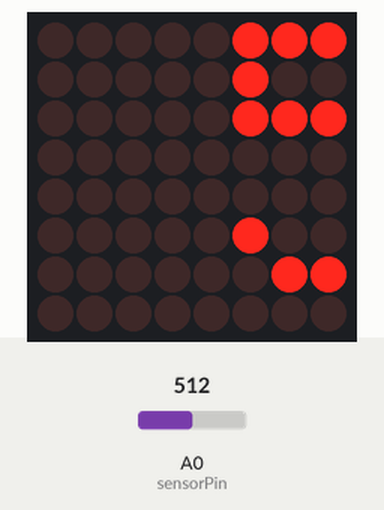
The sketch below on a simulated Arduino Uno, built with avr-gcc and run on an emulated ATmega328P. Parts: 8×8 LED matrix. The test bench sets the inputs (shaded band); at power-on: A0 (sensorPin) = 512.

Above: at 5.6 s.
5.7 s: A0 (sensorPin) set to 716
At 9.26 s:
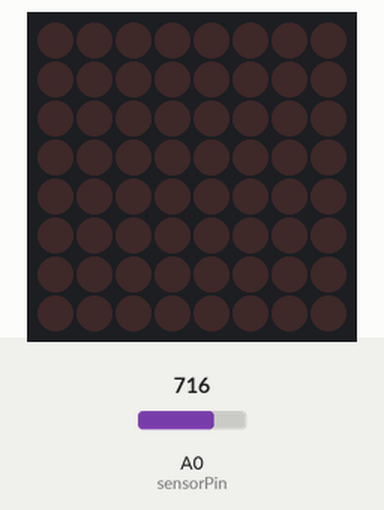
11.0 s: A0 (sensorPin) set to 900
At 11.17 s:
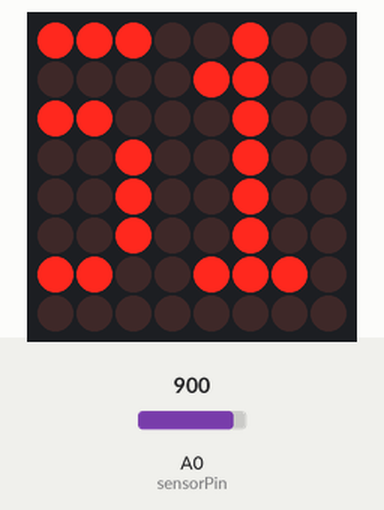
16.3 s: A0 (sensorPin) set to 1023
At 16.41 s:
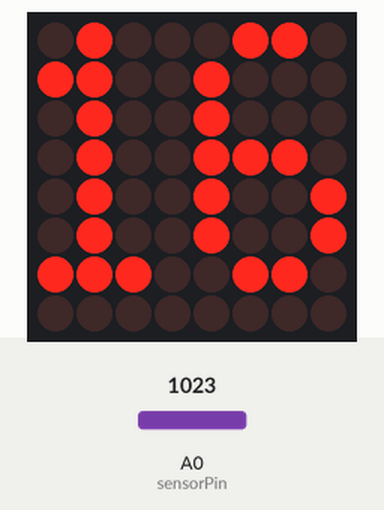
21.6 s: A0 (sensorPin) set to 306
26.9 s: A0 (sensorPin) set to 122
32.2 s: A0 (sensorPin) set to 511
At 37.56 s:
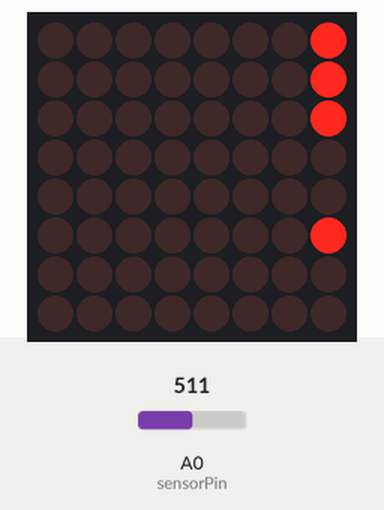

The sketch:

temperature-display.ino
```cpp
#include <MaxMatrix.h>
#include <avr/pgmspace.h>

const unsigned char CH[] PROGMEM = {
3, 8, B00000000, B00000000, B00000000, B00000000, B00000000, // space
1, 8, B01011111, B00000000, B00000000, B00000000, B00000000, // !
3, 8, B00000011, B00000000, B00000011, B00000000, B00000000, // "
5, 8, B00010100, B00111110, B00010100, B00111110, B00010100, // #
4, 8, B00100100, B01101010, B00101011, B00010010, B00000000, // $
5, 8, B01100011, B00010011, B00001000, B01100100, B01100011, // %
5, 8, B00110110, B01001001, B01010110, B00100000, B01010000, // &
1, 8, B00000011, B00000000, B00000000, B00000000, B00000000, // '
3, 8, B00011100, B00100010, B01000001, B00000000, B00000000, // (
3, 8, B01000001, B00100010, B00011100, B00000000, B00000000, // )
5, 8, B00101000, B00011000, B00001110, B00011000, B00101000, // *
5, 8, B00001000, B00001000, B00111110, B00001000, B00001000, // +
2, 8, B10110000, B01110000, B00000000, B00000000, B00000000, // ,
4, 8, B00001000, B00001000, B00001000, B00001000, B00000000, // -
2, 8, B01100000, B01100000, B00000000, B00000000, B00000000, // .
4, 8, B01100000, B00011000, B00000110, B00000001, B00000000, // /
4, 8, B00111110, B01000001, B01000001, B00111110, B00000000, // 0
3, 8, B01000010, B01111111, B01000000, B00000000, B00000000, // 1
4, 8, B01100010, B01010001, B01001001, B01000110, B00000000, // 2
4, 8, B00100010, B01000001, B01001001, B00110110, B00000000, // 3
4, 8, B00011000, B00010100, B00010010, B01111111, B00000000, // 4
4, 8, B00100111, B01000101, B01000101, B00111001, B00000000, // 5
4, 8, B00111110, B01001001, B01001001, B00110000, B00000000, // 6
4, 8, B01100001, B00010001, B00001001, B00000111, B00000000, // 7
4, 8, B00110110, B01001001, B01001001, B00110110, B00000000, // 8
4, 8, B00000110, B01001001, B01001001, B00111110, B00000000, // 9
2, 8, B01010000, B00000000, B00000000, B00000000, B00000000, // :
2, 8, B10000000, B01010000, B00000000, B00000000, B00000000, // ;
3, 8, B00010000, B00101000, B01000100, B00000000, B00000000, // <
3, 8, B00010100, B00010100, B00010100, B00000000, B00000000, // =
3, 8, B01000100, B00101000, B00010000, B00000000, B00000000, // >
4, 8, B00000010, B01011001, B00001001, B00000110, B00000000, // ?
5, 8, B00111110, B01001001, B01010101, B01011101, B00001110, // @
4, 8, B01111110, B00010001, B00010001, B01111110, B00000000, // A
4, 8, B01111111, B01001001, B01001001, B00110110, B00000000, // B
4, 8, B00111110, B01000001, B01000001, B00100010, B00000000, // C
4, 8, B01111111, B01000001, B01000001, B00111110, B00000000, // D
4, 8, B01111111, B01001001, B01001001, B01000001, B00000000, // E
4, 8, B01111111, B00001001, B00001001, B00000001, B00000000, // F
4, 8, B00111110, B01000001, B01001001, B01111010, B00000000, // G
4, 8, B01111111, B00001000, B00001000, B01111111, B00000000, // H
3, 8, B01000001, B01111111, B01000001, B00000000, B00000000, // I
4, 8, B00110000, B01000000, B01000001, B00111111, B00000000, // J
4, 8, B01111111, B00001000, B00010100, B01100011, B00000000, // K
4, 8, B01111111, B01000000, B01000000, B01000000, B00000000, // L
5, 8, B01111111, B00000010, B00001100, B00000010, B01111111, // M
5, 8, B01111111, B00000100, B00001000, B00010000, B01111111, // N
4, 8, B00111110, B01000001, B01000001, B00111110, B00000000, // O
4, 8, B01111111, B00001001, B00001001, B00000110, B00000000, // P
4, 8, B00111110, B01000001, B01000001, B10111110, B00000000, // Q
4, 8, B01111111, B00001001, B00001001, B01110110, B00000000, // R
4, 8, B01000110, B01001001, B01001001, B00110010, B00000000, // S
5, 8, B00000001, B00000001, B01111111, B00000001, B00000001, // T
4, 8, B00111111, B01000000, B01000000, B00111111, B00000000, // U
5, 8, B00001111, B00110000, B01000000, B00110000, B00001111, // V
5, 8, B00111111, B01000000, B00111000, B01000000, B00111111, // W
5, 8, B01100011, B00010100, B00001000, B00010100, B01100011, // X
5, 8, B00000111, B00001000, B01110000, B00001000, B00000111, // Y
4, 8, B01100001, B01010001, B01001001, B01000111, B00000000, // Z
2, 8, B01111111, B01000001, B00000000, B00000000, B00000000, // [
4, 8, B00000001, B00000110, B00011000, B01100000, B00000000, // \ backslash
2, 8, B01000001, B01111111, B00000000, B00000000, B00000000, // ]
3, 8, B00000010, B00000001, B00000010, B00000000, B00000000, // hat
4, 8, B01000000, B01000000, B01000000, B01000000, B00000000, // _
2, 8, B00000001, B00000010, B00000000, B00000000, B00000000, // `
4, 8, B00100000, B01010100, B01010100, B01111000, B00000000, // a
4, 8, B01111111, B01000100, B01000100, B00111000, B00000000, // b
4, 8, B00111000, B01000100, B01000100, B00101000, B00000000, // c
4, 8, B00111000, B01000100, B01000100, B01111111, B00000000, // d
4, 8, B00111000, B01010100, B01010100, B00011000, B00000000, // e
3, 8, B00000100, B01111110, B00000101, B00000000, B00000000, // f
4, 8, B10011000, B10100100, B10100100, B01111000, B00000000, // g
4, 8, B01111111, B00000100, B00000100, B01111000, B00000000, // h
3, 8, B01000100, B01111101, B01000000, B00000000, B00000000, // i
4, 8, B01000000, B10000000, B10000100, B01111101, B00000000, // j
4, 8, B01111111, B00010000, B00101000, B01000100, B00000000, // k
3, 8, B01000001, B01111111, B01000000, B00000000, B00000000, // l
5, 8, B01111100, B00000100, B01111100, B00000100, B01111000, // m
4, 8, B01111100, B00000100, B00000100, B01111000, B00000000, // n
4, 8, B00111000, B01000100, B01000100, B00111000, B00000000, // o
4, 8, B11111100, B00100100, B00100100, B00011000, B00000000, // p
4, 8, B00011000, B00100100, B00100100, B11111100, B00000000, // q
4, 8, B01111100, B00001000, B00000100, B00000100, B00000000, // r
4, 8, B01001000, B01010100, B01010100, B00100100, B00000000, // s
3, 8, B00000100, B00111111, B01000100, B00000000, B00000000, // t
4, 8, B00111100, B01000000, B01000000, B01111100, B00000000, // u
5, 8, B00011100, B00100000, B01000000, B00100000, B00011100, // v
5, 8, B00111100, B01000000, B00111100, B01000000, B00111100, // w
5, 8, B01000100, B00101000, B00010000, B00101000, B01000100, // x
4, 8, B10011100, B10100000, B10100000, B01111100, B00000000, // y
3, 8, B01100100, B01010100, B01001100, B00000000, B00000000, // z
3, 8, B00001000, B00110110, B01000001, B00000000, B00000000, // {
1, 8, B01111111, B00000000, B00000000, B00000000, B00000000, // |
3, 8, B01000001, B00110110, B00001000, B00000000, B00000000, // }
4, 8, B00001000, B00000100, B00001000, B00000100, B00000000, // ~
};

int data = 8;    // DIN pin of MAX7219 module
int load = 9;    // CS pin of MAX7219 module
int clock = 10;  // CLK pin of MAX7219 module
int sensorPin = A0; // Temp sensor pin

int maxInUse = 1;    //change this variable to set how many MAX7219's you'll use
MaxMatrix m(data, load, clock, maxInUse); // define module

byte buffer[10];

char string[10];

void setup(){
  m.init(); // module initialize
  m.setIntensity(0); // dot matix intensity 0-15
  Serial.begin(9600); // serial communication initialize
}

void loop(){

  int sensorValue = analogRead(sensorPin); // read sensorpin
  char string[10];
  itoa(sensorValue, string, 10);
  strcat(string, "  "); // add spaces
  printStringWithShift(string, 200); // display text on display
}

void printCharWithShift(char c, int shift_speed){
  if (c < 32) return;
  c -= 32;
  memcpy_P(buffer, CH + 7*c, 7);
  m.writeSprite(32, 0, buffer);
  m.setColumn(32 + buffer[0], 0);

  for (int i=0; i<buffer[0]+1; i++)
  {
    delay(shift_speed);
    m.shiftLeft(false, false);
  }
}

void printStringWithShift(char* s, int shift_speed){
  while (*s != 0){
    printCharWithShift(*s, shift_speed);
    s++;
  }
}
```

Measured:
- after the input at 32.2 s, the display: first differs from a run without the input after 5.3 s (image 4)
- what the display in image 1 shows lasts 0.4 s, from 9.1 s to 9.5 s
